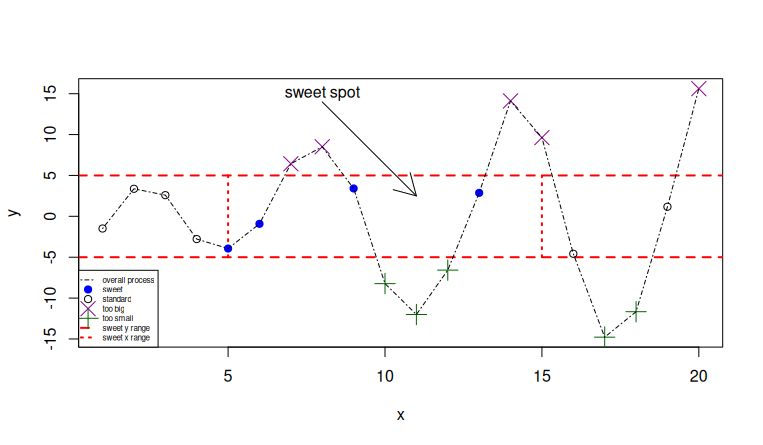

This figure's R source:
# elaborate_plot.R
# Clarice Landman-Montano
# 09/23/2026
# Creates an annotated plot using base R graphics

x <- 1:20

y <- c(-1.49, 3.37, 2.59, -2.78, -3.94, -0.92, 6.43, 8.51,
       3.41, -8.23, -12.01, -6.58, 2.87, 14.12, 9.63, -4.58,
       -14.78, -11.67, 1.17, 15.62)

#Create an empty plotting region
plot(x, y, type = "n", main = "")
#Add horizontal sweet spot boundaries
abline(h = c(-5, 5), col = "red", lty = 2, lwd = 2)
#Add vertical sweet spot boundaries
segments(
  x0 = c(5, 15),
  y0 = c(-5, -5),
  x1 = c(5, 15),
  y1 = c(5, 5),
  col = "red",
  lty = 3,
  lwd = 2
)
#Add points with y values greater than or equal to 5
points(
  x[y >= 5],
  y[y >=5],
  pch = 4,
  col = "darkmagenta",
  cex = 2
)
#Add points with y values less than or equal to -5
points(
  x[y <= -5],
  y[y <= -5],
  pch = 3,
  col = "darkgreen",
  cex = 2
)
#Add points inside the sweet spot
points(
  x[(x >= 5 & x <= 15) & (y > -5 & y < 5)],
  y[(x >= 5 & x <= 15) & (y > -5 & y < 5)],
  pch = 19,
  col = "blue"
)
#Add the remaining points
points(
  x[(x < 5 | x > 15) & (y > -5 & y < 5)],
  y[(x < 5 | x > 15) & (y > -5 & y < 5)],
)
#Connect the points with a line
lines(x, y, lty = 4)
#Add an arrow pointing to the sweet spot
arrows(
  x0 = 8,
  y0 = 14,
  x1 = 11,
  y1 = 2.5
)
#Label the sweet spot
text(
  x = 8,
  y = 15,
  labels = "sweet spot"
)

#Add a legend
legend(
  "bottomleft",
  legend = c(
    "overall process",
    "sweet",
    "standard",
    "too big",
    "too small",
    "sweet y range",
    "sweet x range"
  ),
  pch = c(NA, 19, 1, 4, 3, NA, NA),
  lty = c(4, NA, NA, NA, NA, 2, 3),
  col = c(
    "black",
    "blue",
    "black",
    "darkmagenta",
    "darkgreen",
    "red",
    "red"
  ),
  lwd = c(1, NA, NA, NA, NA, 2, 2),
  pt.cex = c(NA, 1, 1, 2, 2, NA, NA),
  cex = 0.5
)
